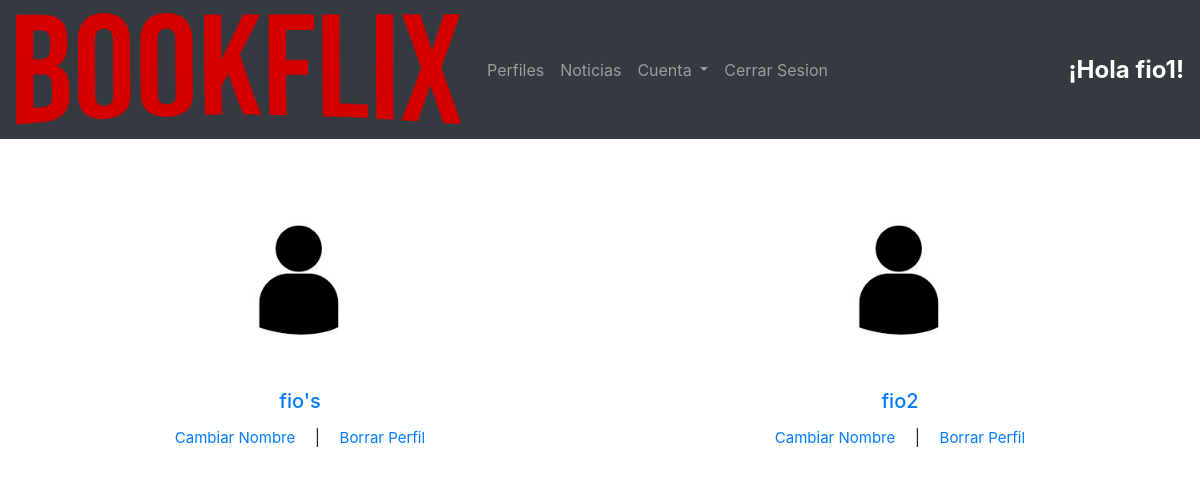
Screenshot of /select_perfil/ (signed in) with the database file from the repository.
### appBookflix/models.py (models this page shows, shortened)
class Account(AbstractBaseUser):
    free='free'
    normal='normal'
    premium='premium'
    admin = 'admin'
    AC_CHOICES= (
        (free, 'free'),
        (normal, 'normal'),
        (premium, 'premium'),
        (admin, 'admin')
    )
    email = models.EmailField(verbose_name='mail',max_length=60, unique=True)
    username = models.CharField("nombre de usuario", max_length=50, unique=True)
    date_joined = models.DateTimeField(verbose_name='date joined', auto_now_add=True)
    last_login = models.DateField(verbose_name='last login', auto_now=True)
    is_admin = models.BooleanField(default=False)
    is_active = models.BooleanField(default=True)
    is_staff = models.BooleanField(default=False)
    is_superuser = models.BooleanField(default=False)
    confirmo= models.BooleanField(default=False)
    plan = models.CharField( max_length=8, choices=AC_CHOICES, default=free)
    date_start_plan = models.DateField(blank=True, null=True, auto_now=False, auto_now_add=False)
    time_pay = models.IntegerField(default=0)
    objects = MyAccountManager()
    USERNAME_FIELD = 'email' #LE ESTOY INDICANDO QUE PARA LOGUEARSE TIENE QUE USAR EL EMAIL
    REQUIRED_FIELDS = ['username'] #ACÁ VAN LOS CAMPOS QUE QUIERO QUE SEAN REQUERIDO, CON COMAS LE AGREGO LOS QUE QUIERA
    def nombre(self):
        return self.username
    class Meta:
        verbose_name = "Cuenta"
        verbose_name_plural = "Cuentas"

class Profile(models.Model):
    name= models.CharField("nombre", max_length=50)
    account= models.ForeignKey(Account, on_delete=models.CASCADE, verbose_name="cuenta")
    is_active_now= models.BooleanField("esta activo ahora",default=False)
    hour_activation= models.DateTimeField("hora de activacion", auto_now=False, auto_now_add=False, blank=True, null=True)
    pleasures_gender = models.ManyToManyField(Genero, blank=True, null=True, verbose_name="genero")
    pleasures_author = models.ManyToManyField(Autor, blank=True, null=True, verbose_name="autor")
    pleasures_editorial = models.ManyToManyField(Editorial,blank=True, null=True, verbose_name="editorial")
    date_of_creation = models.DateTimeField("fecha de creacion",default=timezone.now)
    class Meta:
        verbose_name = "Perfil"
        verbose_name_plural = "Perfiles"
        unique_together= ('name', 'account')

### appBookflix/views.py (the view)
# urls.py: path('select_perfil/', select_perfil, name='seleccionarPerfil'),
def select_perfil(request):
    perfiles = Profile.objects.filter(account = request.user)
    return render(request, "appBookflix/select_perfil.html", {'perfiles': perfiles,}) #"tarjetaActual": tarjetaActual, "perfilActual":perfilActual})

### appBookflix/templates/appBookflix/select_perfil.html (shortened to what this page needs)
{% load static %}
<html>
<body>
    {% if request.user.is_active %}
        {% include "appBookflix/navbar.html" %}
        {% if request.user.plan == "free" or request.user.plan == "normal" %}
            {% if perfiles|length > 0 %}
            <div class="card-group" style="padding-top: 50px;">
            {% for perfil in perfiles %}
                    <div class="card text-center" style="border:0px">
                        <a href="/perfil_seleccionado/{{perfil.id}}">
                        <img class="card-img-top" src="{% static '/images/per1.jpg' %}" alt="logo" style="width: 180px;display:flex;
                        margin:0 auto;">
                        </a>
                      <div class="card-body">
                        <h5 class="card-title"> <a style="margin: 10;" href="/perfil_seleccionado/{{perfil.id}}">{{perfil.name}}</a></h5>
                         <p class="card-text"><a style="font-size: 15px; margin-right: 15px;" href="/cambiar_nombre/{{perfil.name}}">Cambiar Nombre</a> | <a style="font-size: 15px; margin-left: 15px;" href="/borrar_perfil/{{perfil.name}}">Borrar Perfil</a></p>
                      </div>
                    </div>
            {% endfor %}
            {% endif %}
            {% if perfiles|length < 2 %}
                    <div class="card text-center" style="border:0px">
                        <a  href="/crear_perfil/">
                        <img class="card-img-top" src="{% static '/images/add.jpg' %}" alt="logo" style="width: 180px;display:flex;
                margin:0 auto;">
                        </a>
                      <div class="card-body">
                        <p class="card-text"><a style="font-size: 15px; margin-right: 15px;" href="/crear_perfil/">Crear Perfil</a></p>
                      </div>
                     </div>
            {% endif %}
        </div>
        {% else %}
        {% if request.user.plan == "premium" %}
            {% if perfiles|length > 0 %}
            <div class="card-group" style="padding-top: 50px;">
                {% for perfil in perfiles %}
                        <div class="card text-center" style="border:0px">
                            <a href="/perfil_seleccionado/{{perfil.id}}">
                            <img class="card-img-top" src="{% static '/images/per1.jpg' %}" alt="logo" style="width: 180px;display:flex;
                            margin:0 auto;">
                            </a>
                          <div class="card-body">
                            <h5 class="card-title"> <a style="margin: 10;" href="/perfil_seleccionado/{{perfil.id}}">{{perfil.name}}</a></h5>
                             <p class="card-text"><a style="font-size: 15px; margin-right: 15px;" href="/cambiar_nombre/{{perfil.name}}">Cambiar Nombre</a> | <a style="font-size: 15px; margin-left: 15px;" href="/borrar_perfil/{{perfil.name}}">Borrar Perfil</a></p>
                          </div>
                        </div>
                {% endfor %}
            {% endif %}
        {% endif %}
        {% endif %}
     <!-- {% else %}
        {% include "appBookflix/navbar.html" %}
        <hr>
        <h1>Área solo para usuarios logueados</h1>  -->
    {% endif %}
</body>
</html>

### appBookflix/templates/appBookflix/navbar.html (shortened to what this page needs)
{% load static %}
{% load bootstrap4 %}
{% bootstrap_css %}
<nav class="navbar navbar-expand-lg navbar-dark bg-dark ">
  <a class="navbar-brand" href="/">
    <img src="{% static '/images/bookflix.png' %}" alt="logo" width="" height="">
  </a>
 {% if request.user.is_active %}
 <div class="collapse navbar-collapse" id="navbarNav">
   <ul class="navbar-nav">
    <li class="nav-item">
      <a class="nav-link" href="/select_perfil">Perfiles</a>
    </li>
    <li class="nav-item">
      <a class="nav-link" href="/noticias">Noticias</a>
    </li>
    <li class="nav-item dropdown">
      <a class="nav-link dropdown-toggle" href="#" id="navbarDropdown" role="button" data-toggle="dropdown" aria-haspopup="true" aria-expanded="false">
        Cuenta
      </a>
    </li>
    <li><a class="nav-link" href="/logout">Cerrar Sesion</a></li>
  </ul>
  <span class="ml-auto" style="font-weight: bold;color: white !important;font-size: 1.5rem;">
   ¡Hola {{request.user.username}}!
 </span>
</div>
{% endif %}
</nav>

### rows the page displays
Account: user.username "fio1"
Profile: name "fio's"
Profile: name "fio2"
